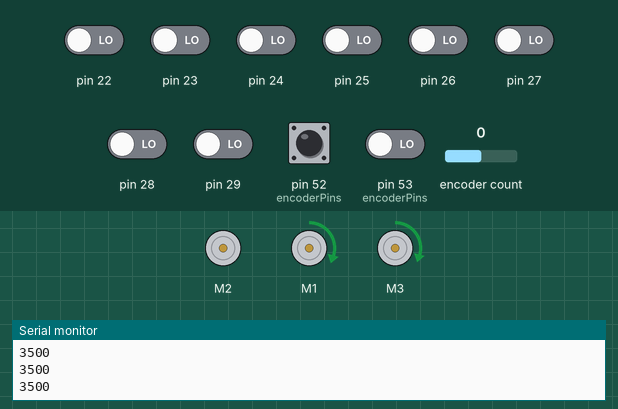
This sketch was run on a simulated Arduino Mega 2560, built with avr-gcc and run on an emulated ATmega2560. On the bench: 3 × DC motor (green arrow = forward, orange = backward, longer = faster), the last lines printed to the serial monitor. Inputs (shaded band) come from the test bench; at power-on: pin 52 (encoderPins) HIGH, pin 22–29, pin 53 (encoderPins) LOW, encoder count 0.

Above: at 11.2 s.
11.3 s: pin 26 driven HIGH
At 11.9 s:
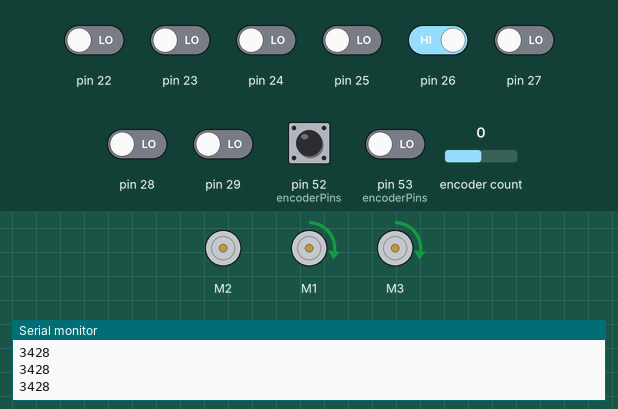
12.8 s: pin 27 driven HIGH
At 13.2 s:
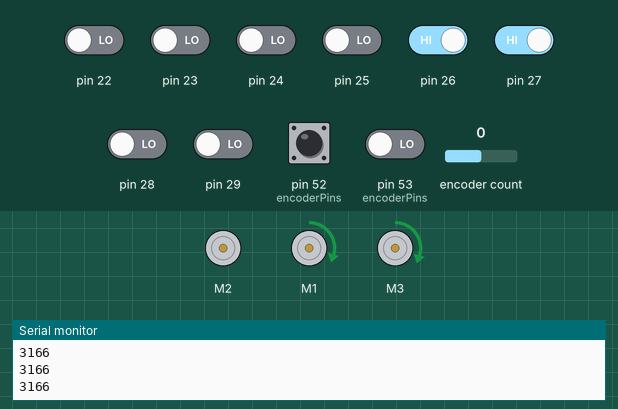
14.3 s: pin 22 driven HIGH
At 15.5 s:
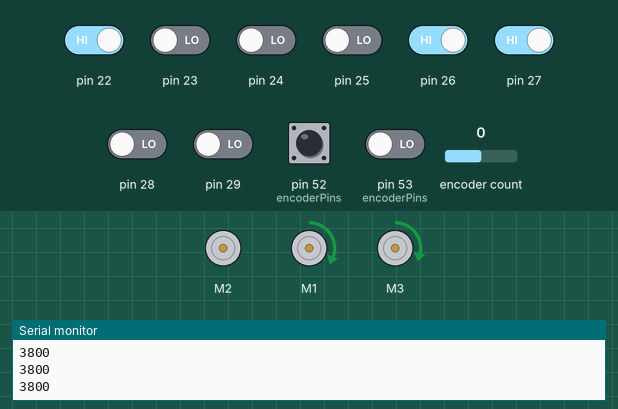
15.8 s: pin 23 driven HIGH
At 16.5 s:
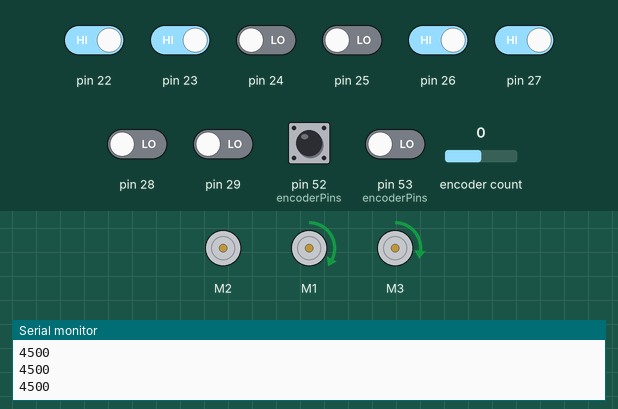
17.3 s: pin 24 driven HIGH
At 21.0 s:
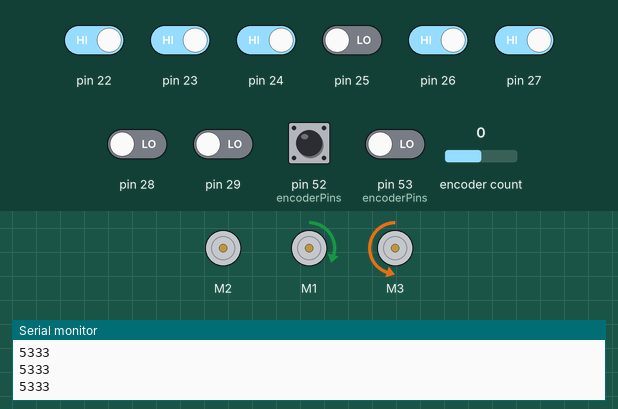
Timing chart, 0 to 21.3 s (numbered marks = the images above; inputs shaded):
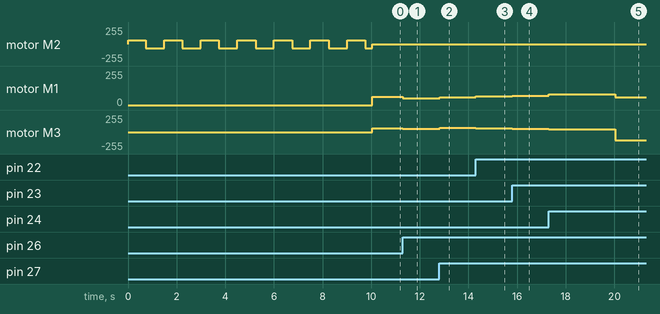

The sketch:

linefollowing.ino
```cpp
//Linefollowing code only makes robot go forward.
//Mapping code will make decisions and tell robot to turn.


#include <QTRSensors.h>                        //sensor array Polulo library
#include <Wire.h>
#include <Adafruit_MotorShield.h>              //Adafruit motoshield library
#include "utility/Adafruit_PWMServoDriver.h"   //Required for motorshield use
#include "mapping.h"
#include <Encoder.h>

//Definitions
#define NUMBER_OF_SENSORS 8                    //Number of Sensors being used
#define TIMEOUT           2500                 //2500 microseconds for sensor output to go low
#define EMITTER_PIN       30                    //LEDON pin. Always one, turn off to save power


//Create motoshield object
Adafruit_MotorShield motorShield = Adafruit_MotorShield(0x62);

//Sensor pins input.
//NEED TO CHANGE SENSOR PINS
//NEED TO CHANGE FUNCTION VALUE FROM SEEING BLACK LINE TO SEEING WHITE LINE
QTRSensorsRC sensors((unsigned char[]) {22, 23, 24, 25, 26, 27,28,29}, NUMBER_OF_SENSORS, TIMEOUT, EMITTER_PIN);


//Motor port instance and port assigmnet
//NEED TO CHANGE MOTOR PORTS
Adafruit_DCMotor *leftMotor = motorShield.getMotor(1);
Adafruit_DCMotor *rightMotor = motorShield.getMotor(3);
Adafruit_DCMotor *backMotor = motorShield.getMotor(2);

//Variable array holding sensor values
unsigned int sensorValues[NUMBER_OF_SENSORS];
int lastError = 0;
unsigned int position ;
int lastOutput = 0;
int output = 0;
int error = 0;
int diff = 0;
unsigned int sensorCutoff = 2400;
int flag = 0;
Encoder encoderRight(2,3);
int encoderPins[] = {48, 49, 50, 51, 52, 53};
void setup()
{

  position = sensors.readLine(sensorValues, QTR_EMITTERS_ON, true);
  //Calibration of sensors loop
  //This calibration is used to expose the sensors to the most reflective surface and the least
  //reflective surface of the track. This will help with the sensor values and determining where
  //they are in relation to the line.
  motorShield.begin();
  Serial.begin(9600);

  bool dir = true;
  backMotor->setSpeed(60);

  for (int i = 1; i <=400; i++)
  {

   if(!(i%30))
   { //multiples of 100

     dir = !dir;
   }

   if(dir)
   {
   backMotor->run(FORWARD);
   }
   else
   {
   backMotor->run(BACKWARD);
   }
   sensors.calibrate();                        //Reads all sensors 10 times for the TIMEOUT time (if TIMEOUT = 2500 microseconds then 25 ms per call)
  }

  backMotor->run(RELEASE);

}
void loop()
{
  leftMotor->run(FORWARD);
  rightMotor->run(FORWARD);
  LineFollowForSeconds(10);
  turnLeft();
  delay(1000);
 //  for(int i = 0; i<NUMBER_OF_SENSORS;i++)
 // {
 //     Serial.print(sensorValues[i]);
 //     Serial.print("\t");
 //  }

 // Serial.println(position);

}


//Motor movement fucntion
int move(int pidSPEED)
{
  leftMotor->run(FORWARD);
  rightMotor->run(FORWARD);

  if(pidSPEED < 0)
  {
    leftMotor->setSpeed(60 - abs(pidSPEED));
    rightMotor->setSpeed(60 + abs(pidSPEED));
  }
  else if(pidSPEED > 0)
  {
    leftMotor->setSpeed(60 + abs(pidSPEED));
    rightMotor->setSpeed(60 - abs(pidSPEED));
  }
  else if(pidSPEED == 0)
  {
    leftMotor->setSpeed(50);
    rightMotor->setSpeed(50);
  }
}

bool stopMove()
{
if((sensorValues[0] < 200) && (sensorValues [1] < 200) && (sensorValues[2] < 200) && (sensorValues[3] < 200) && (sensorValues[4] < 200) && (sensorValues [5] < 200) && (sensorValues[6] < 200) && (sensorValues[7] < 200))
{
return true;
}
else
{
  return false;
}

}

void shuffle(int dist) //move system left or right
{
  //local variable to keep track of how far the encoder has moved
  int encoderPos = 0;
  int encoderPinALast = LOW;
  int n = LOW;
  int encoderPinA = 50;
  int encoderPinB = 51;

  if(dist>0) //right
  {
    backMotor->run(FORWARD);
  }
  else //left
  {
    backMotor->run(BACKWARD);
  }

  backMotor->setSpeed(100);

  //while our encoder position is less than our distance we need to move
  while(abs((float)encoderPos)<abs(dist))
  {
     n = digitalRead(encoderPinA);
     if((encoderPinALast == LOW) && (n==HIGH))
     {
      if(digitalRead(encoderPinB)==LOW)
      {
       encoderPos--;
      }
      else
      {
       encoderPos++;
      }
     }
     encoderPinALast = n;
  }
  backMotor->run(RELEASE);

  return;
}


void LineFollowForSeconds(int secs)
{

  unsigned long time = millis(); //get current time processor has been running
  while((millis()-time)<=(unsigned long)(secs*1000)) //if current time minus our beginning time stamp is less than 15 seconds
 {
  position = sensors.readLine(sensorValues, QTR_EMITTERS_ON, true);
  sensors.read(sensorValues);
  /*
   for(int i = 0; i<NUMBER_OF_SENSORS;i++)
  {
      Serial.print(sensorValues[i]);
      Serial.print("\t");
   }
 */
  Serial.println(position);


  diff = (position - 3360);
  error = diff/10;
  output = ((0.1)*error) + (0*(error-lastError));
  lastError = error;

  move(output);
 }
  leftMotor->run(RELEASE);
  rightMotor->run(RELEASE);

}

void turnAround()
{
int encoderPos = 0;
  int encoderPinALast = LOW;
  int n = LOW;
  int encoderPinA = encoderPins[4];
  int encoderPinB = encoderPins[5];
  leftMotor->run(FORWARD);
  rightMotor->run(BACKWARD);
  leftMotor->setSpeed(60);
  rightMotor->setSpeed(120);

  while (abs((float)encoderPos) < abs(900))
  {
    n = digitalRead(encoderPinA);
    if ((encoderPinALast == LOW) && (n == HIGH))
    {
      if (digitalRead(encoderPinB) == LOW)
      {
        encoderPos--;
      }
      else
      {
        encoderPos++;
      }
    }
    encoderPinALast = n;

  }
  leftMotor->run(RELEASE);
  rightMotor->run(RELEASE);

  return;


}

void turnLeft()
{
  int encoderPos = 0;
  int encoderPinALast = LOW;
  int n = LOW;
  int encoderPinA = encoderPins[4];
  int encoderPinB = encoderPins[5];

  leftMotor->run(FORWARD);
  rightMotor->run(BACKWARD);
  leftMotor->setSpeed(60);
  rightMotor->setSpeed(120);

  while (abs((float)encoderPos) < abs(450))
  {
    n = digitalRead(encoderPinA);
    if ((encoderPinALast == LOW) && (n == HIGH))
    {
      if (digitalRead(encoderPinB) == LOW)
      {
        encoderPos--;
      }
      else
      {
        encoderPos++;
      }
    }
    encoderPinALast = n;

  }
  leftMotor->run(RELEASE);
  rightMotor->run(RELEASE);

  return;


}

void turnRight()
{

  int encoderPos = 0;
  int encoderPinALast = LOW;
  int n = LOW;
  int encoderPinA = encoderPins[0];
  int encoderPinB = encoderPins[1];

  leftMotor->run(BACKWARD);
  rightMotor->run(FORWARD);
  leftMotor->setSpeed(120);
  rightMotor->setSpeed(60);
  while (abs((float)encoderPos) < abs(450))
  {
    n = digitalRead(encoderPinA);
    if ((encoderPinALast == LOW) && (n == HIGH))
    {
      if (digitalRead(encoderPinB) == LOW)
      {
        encoderPos--;
      }
      else
      {
        encoderPos++;
      }
    }
    encoderPinALast = n;

  }
  leftMotor->run(RELEASE);
  rightMotor->run(RELEASE);

  return;

}
```

mapping.h
```cpp
#include <Adafruit_MotorShield.h>
#include <QTRSensors.h>
#include <Encoder.h>

void DetermineChoices(Adafruit_DCMotor *RM, Adafruit_DCMotor *LM, QTRSensorsRC* qttrc,Encoder *encoderRight);
void Choose(Adafruit_DCMotor *RM, Adafruit_DCMotor *LM, Encoder *encoderRight);
void mapping();
void setupMappedNodes();
void setupMap();
void turnAround(Adafruit_DCMotor *RM, Adafruit_DCMotor *LM, Encoder *encoderRight);
void turnRight(Adafruit_DCMotor *RM, Adafruit_DCMotor *LM, Encoder *encoderRight);
void turnLeft(Adafruit_DCMotor *RM, Adafruit_DCMotor *LM, Encoder *encoderRight);
```

Source omitted: mapping.cpp (12280 bytes)

Measured:
- after the input at 11.3 s, motor M1: forward 61/255 → forward 50/255 at once; motor M3: forward 59/255 → forward 50/255 at once
- after the input at 12.8 s, motor M1: forward 50/255 → forward 59/255 at once; motor M3: forward 50/255 → forward 61/255 at once
- after the input at 14.3 s, motor M1: forward 59/255 → forward 64/255 at once; motor M3: forward 61/255 → forward 56/255 at once
- after the input at 15.8 s, motor M1: forward 64/255 → forward 71/255 at once; motor M3: forward 56/255 → forward 49/255 at once
- after the input at 17.3 s, motor M1: forward 71/255 → forward 79/255 at once, → forward 60/255 2.7 s later; motor M3: forward 49/255 → forward 41/255 at once, → backward 120/255 2.7 s later
